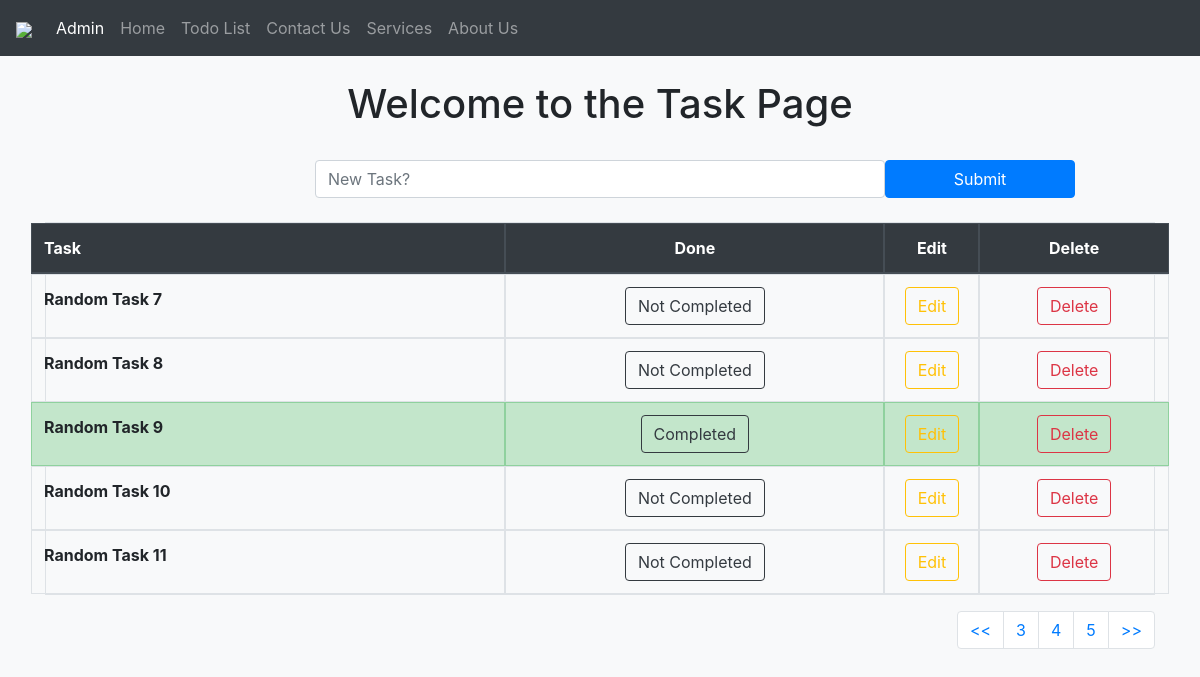
/todolist/?pg=4, run on the app's committed database.
### todolist_app/models.py (models this page shows, shortened)
class TaskList(models.Model):
    task = models.CharField(max_length=300)
    done = models.BooleanField(default=False)

### todolist_app/views.py (the view)
# urls.py: path('todolist/', include('todolist_app.urls')),
def todolist(request):
    if request.method == "POST":
        form = TaskForm(request.POST or None)
        if form.is_valid():
            form.save()
            messages.success(request, ("New Task Added!!"))
        return redirect('todolist')
    else:
        all_tasks = TaskList.objects.all()
        paginator = Paginator(all_tasks, 5)
        page = request.GET.get('pg')
        all_tasks = paginator.get_page(page)
        return render(request, 'todolist.html', {'all_tasks':all_tasks})

### todolist_app/templates/todolist.html (shortened to what this page needs)
{% extends 'base.html' %}
{% block content %}
    <div class="container">
    <br>
        <h1 style="text-align:center">{{ 'Welcome to the Task Page' }}</h1>
    <br>
    <form method="POST" class="row">
        <p class="col-lg-3"></p>
        <input type="text" class="form-control col-lg-6" name="task" placeholder="New Task?">
        <button type="submit" class="btn btn-primary col-lg-2">Submit</button>
        <p class="col-lg-1"></p>
    </form>
    <br>
    <table class="table table-bordered text-center">
         <thead class="thead-dark">
            <tr class ="row">
                <th class="col-5 text-left">Task</th>
                <th class="col-4">Done</th>
                <th class="col-1">Edit</th>
                <th class="col-2">Delete</th>
            </tr>
        </thead>
        <tbody>
        {% if all_tasks %}
            {% for obj in all_tasks %}
                {% if obj.done %}
                    <tr class="table-success row">
                        <th class="col-5 text-left">{{ obj.task }}</th>
                        <td class="col-4"><a href="{% url 'no_task' obj.id %}"><button type="button" class="btn btn-outline-dark">Completed</button></a></td>
                        <td class="col-1"><a href="{% url 'edit_task' obj.id %}"><button type="button" class="btn btn-outline-warning">Edit</button></a></td>
                        <td class="col-2"><a href="{% url 'delete_task' obj.id %}"><button type="button" class="btn btn-outline-danger">Delete</button></a></td>
                    </tr>
                {% else %}
                    <tr class="row">
                        <th class="col-5 text-left">{{ obj.task }}</th>
                        <td class="col-4"><a href="{% url 'yes_task' obj.id %}"><button type="button" class="btn btn-outline-dark">Not Completed</button></a></td>
                        <td class="col-1"><a href="{% url 'edit_task' obj.id %}"><button type="button" class="btn btn-outline-warning">Edit</button></a></td>
                        <td class="col-2"><a href="{% url 'delete_task' obj.id %}"><button type="button" class="btn btn-outline-danger">Delete</button></a></td>
                    </tr>
                {% endif %}
            {% endfor %}
        {% endif %}
        </tbody>
    </table>
    <nav aria-label="Page navigation example">
        <ul class="pagination justify-content-end">
            <li class="page-item"><a class="page-link" href="?pg=1"><<</a></li>
            {% if all_tasks.has_previous %}
                <li class="page-item"><a class="page-link" href="?pg={{ all_tasks.previous_page_number }}">{{ all_tasks.previous_page_number }}</a></li>
            {% endif %}
            <li class="page-item"><a class="page-link" href="?pg={{ all_tasks.number }}">{{ all_tasks.number }}</a></li>
            {% if all_tasks.has_next %}
                <li class="page-item"><a class="page-link" href="?pg={{ all_tasks.next_page_number }}">{{ all_tasks.next_page_number }}</a></li>
            {% endif %}
            <li class="page-item">
                <a class="page-link" href="?pg={{ all_tasks.paginator.num_pages }}">>></a>
            </li>
        </ul>
    </nav>
    </div>
{% endblock content %}

### data on the page
TaskList: task "Random Task 7"
TaskList: task "Random Task 8"
TaskList: task "Random Task 9"
TaskList: task "Random Task 10"
TaskList: task "Random Task 11"

### other printed values
{{ 'Welcome to the Task Page' }} "Welcome to the Task Page"
{{ all_tasks.previous_page_number }} "3"
{{ all_tasks.number }} "4"
{{ all_tasks.next_page_number }} "5"
